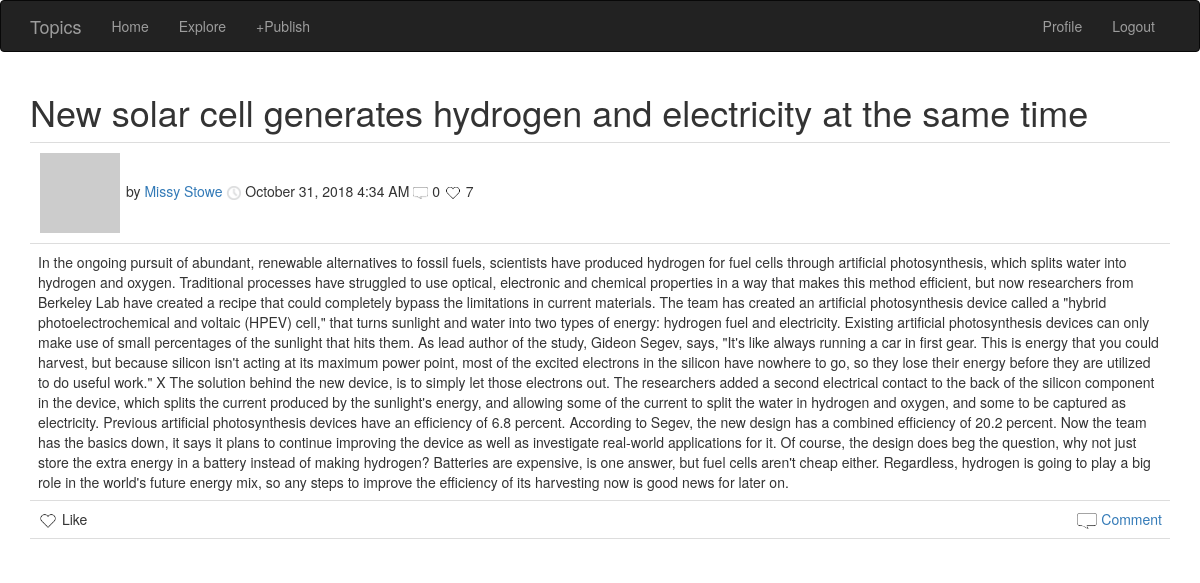
Page /post/2 (signed in) on the earlier database version.
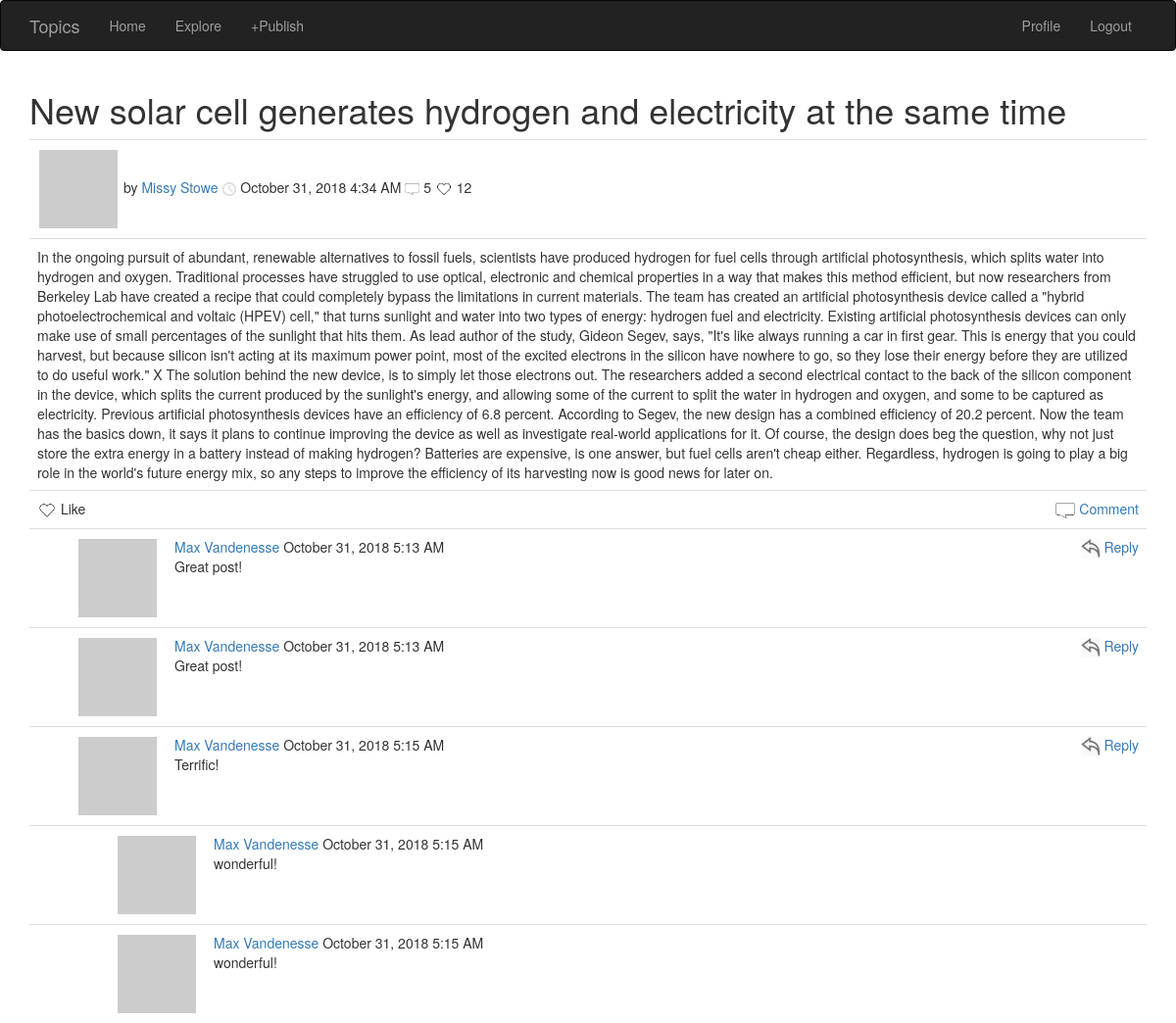
Same page on the later database version.
### app/models.py (models this page shows, shortened)
class Post(db.Model):
    id = db.Column(db.Integer, primary_key=True)
    title = db.Column(db.String(500))
    body = db.Column(db.String(50000))
    timestamp = db.Column(db.DateTime, index=True, default=datetime.utcnow)
    user_id = db.Column(db.Integer, db.ForeignKey('user.id'))
    comments = db.relationship('Comment', backref='post', lazy='dynamic')
    replies = db.relationship('Reply', backref='post', lazy='dynamic')
    number_of_comments = db.Column(db.Integer)
    likes = db.Column(db.Integer)
    tags = db.Column(db.String(500))

class User(UserMixin, db.Model):
    id = db.Column(db.Integer, primary_key=True)
    username = db.Column(db.String(64), index=True, unique=True)
    email = db.Column(db.String(120), index=True, unique=True)
    password_hash = db.Column(db.String(128))
    posts = db.relationship('Post', backref='author', lazy='dynamic')
    comments = db.relationship('Comment', backref='author', lazy='dynamic')
    replies = db.relationship('Reply', backref='author', lazy='dynamic')
    about_me = db.Column(db.String(140))
    last_seen = db.Column(db.DateTime, default=datetime.utcnow)
    number_of_posts = db.Column(db.Integer)
    followed = db.relationship(
        'User',
        secondary=followers,
        primaryjoin=(followers.c.follower_id == id),
        secondaryjoin=(followers.c.followed_id == id),
        backref=db.backref('followers', lazy='dynamic'),
        lazy='dynamic')
    def avatar(self, size):
        digest = md5(self.email.lower().encode('utf-8')).hexdigest()
        return 'https://www.gravatar.com/avatar/{}?d=identicon&s={}'.format(
            digest, size)

class Comment(db.Model):
    id = db.Column(db.Integer, primary_key=True)
    body = db.Column(db.String(140))
    timestamp = db.Column(db.DateTime, index=True, default=datetime.utcnow)
    user_id = db.Column(db.Integer, db.ForeignKey('user.id'))
    post_id = db.Column(db.Integer, db.ForeignKey('post.id'))
    replies = db.relationship('Reply', backref='comment', lazy='dynamic')

class Reply(db.Model):
    id = db.Column(db.Integer, primary_key=True)
    body = db.Column(db.String(140))
    timestamp = db.Column(db.DateTime, index=True, default=datetime.utcnow)
    user_id = db.Column(db.Integer, db.ForeignKey('user.id'))
    post_id = db.Column(db.Integer, db.ForeignKey('post.id'))
    comment_id = db.Column(db.Integer, db.ForeignKey('comment.id'))

### app/routes.py (the view, shortened to what this page needs)
@app.route('/post/<id>', methods=['GET', 'POST'])
@login_required
def post(id):
    post = Post.query.filter_by(id=id).first()
    likeForm = LikeForm()
    commentForm = CommentForm()
    replyForm = ReplyForm()
    if likeForm.validate_on_submit():
        post.increment_likes()
        db.session.commit()
        likeForm.like.data = ''
        flash('Your like is now live!')
    return render_template(
        "post.html",
        title='Post',
        post=post,
        likeForm=likeForm,
        commentForm=commentForm,
        replyForm=replyForm,
        commentId=commentId)

### app/forms.py
class LikeForm(FlaskForm):
    like = SubmitField('Like')

class CommentForm(FlaskForm):
    comment = TextAreaField(
        '', validators=[DataRequired(), Length(min=1, max=140)])
    submit = SubmitField('Comment')

### app/models.py (called while the page is built)
@login.user_loader
def load_user(id):
    return User.query.get(int(id))

### app/routes.py (called while the page is built)
@app.before_request
def before_request():
    if current_user.is_authenticated:
        current_user.last_seen = datetime.utcnow()
        db.session.commit()

### app/templates/post.html (shortened to what this page needs)
{% extends "base.html" %} {% import 'bootstrap/wtf.html' as wtf %} {% block app_content %}
<table class="table table-hover">
    <h1>
        {{post.title}}
    </h1>
    <tr>
        <td>
            <img style="margin:2px !important;" src="{{ post.author.avatar(30) }}" />
            by
            <a href="{{ url_for('user', username=post.author.username) }}">
                {{ post.author.username }}</a>
            <img width="15px" src="/static/images/clock.png"> {{moment(post.timestamp).format('LLL') }}
            <img width="15px" src="/static/images/comment.png"> {{post.number_of_comments}}
            <img width="18px" src="/static/images/heart3.png"> {{post.likes}}</td>
    </tr>
    <tr>
        <td>
            <body.lead>
                {{ post.body }}
            </body.lead>
        </td>
    </tr>
    <tr>
        <td>
            <span class="replyClick">
                <form action="" method="post" novalidate>
                    <img width="20px" src="/static/images/heart3.png"> {{likeForm.like(class_="likeButton")}}
                </form>
            </span>
            <span class="commentClick">
                <a href="#" onclick="toggle_visibility('addComment');">
                    <img width="20px" src="/static/images/comment.png"> Comment
                </a>
            </span>
        </td>
    </tr>
    <tr>
        {% for comment in post.comments %} {% include '_comment.html' %} {% endfor %}
    </tr>
    <td>
    </td>
</table>
{% endblock %}

### app/templates/base.html (shortened to what this page needs)
{% extends 'bootstrap/base.html' %}  {% block navbar %}
<link rel=" stylesheet " href="{{ url_for( 'static', filename='css/style.css' ) }} ">
<nav class="navbar navbar-inverse">
    <div class="container">
        <div class="navbar-header">
            <a class="navbar-brand" href="{{ url_for('index') }}">Topics</a>
            <div class="collapse navbar-collapse" id="bs-example-navbar-collapse-1">
                <ul class="nav navbar-nav">
                    <li>
                        <a href="{{ url_for('index') }}">Home</a>
                    </li>
                    <li>
                        <a href="{{ url_for('explore') }}">Explore</a>
                    </li>
                    <li>
                        <a href="{{ url_for('publish') }}">+Publish</a>
                    </li>
                </ul>
                <ul class="nav navbar-nav navbar-right">
                    {% if current_user.is_anonymous %}
                    <li>
                        <a href="{{ url_for('login') }}">Login</a>
                    </li>
                    {% else %}
                    <li>
                        <a href="{{ url_for('user', username=current_user.username) }}">Profile</a>
                    </li>
                    <li>
                        <a href="{{ url_for('logout') }}">Logout</a>
                    </li>
                    {% endif %}
                </ul>
            </div>
        </div>
</nav>
{% endblock %} {% block content %}
<div class="container">
      {% block app_content
    %}{% endblock %}
</div>
{% block scripts %} {{ super() }} {{ moment.include_moment() }} {% endblock %} {% endblock %}

### app/templates/_comment.html (shortened to what this page needs)
<table class="table table-hover ">
    <tr>
        <td width="10px">
            <a class="comments" href="{{ url_for('user', username=comment.author.username) }}">
                <img style="margin:2px !important;" src="{{ comment.author.avatar(30) }}" />
            </a>
        </td>
        <td>
            <a href="{{ url_for('user', username=comment.author.username) }}">
                {{ comment.author.username }}
            </a>
            {{moment(comment.timestamp).format('LLL') }}
            <br> {{ comment.body }}
            <td align="right" id="reply">
                <a href="#" onclick="toggle_visibility('{{comment.id}}');">
                    <img width="20px" src="/static/images/reply2.jpg"> Reply
                </a>
            </td>
            <tr>
                {% for reply in comment.replies %} {% include '_replies.html' %} {% endfor %}
            </tr>
        </td>
    </tr>
</table>

### app/templates/_replies.html
<table class="table table-hover ">
    <tr>
        <td width="10px">
            <a class="replies" href="{{ url_for('user', username=reply.author.username) }}">
                <img style="margin:2px !important;" src="{{ reply.author.avatar(30) }}" />
            </a>
        </td>
        <td>
            <a href="{{ url_for('user', username=reply.author.username) }}">
                {{ reply.author.username }}
            </a>
            {{moment(reply.timestamp).format('LLL') }}
            <br> {{ reply.body }}
        </td>
    </tr>
</table>

### app/static/css/style.css (style rules this page uses)
.likeButton { background:none!important; color:inherit; border:none; padding:0!important; font: inherit; cursor: pointer; }
.container { display: flex !important; flex-flow: column !important; height: auto !important; }
.comments { margin-left: 40px; display: inline-block; }
.replies { margin-left: 80px; display: inline-block; }
.table { margin-bottom: 0; }
.replyClick { float: left; }
.commentClick { float: right; }

Differences in the rows shown:
changed Post "New solar cell generates hydrogen and electricity at the same time": number_of_comments "0" → "5"; likes "7" → "12"
added Comment: author.username "Max Vandenesse", timestamp "October 31, 2018 5:13 AM", body "Great post!"
added Comment: author.username "Max Vandenesse", timestamp "October 31, 2018 5:13 AM", body "Great post!"
added Comment: author.username "Max Vandenesse", timestamp "October 31, 2018 5:15 AM", body "Terrific!"
added Reply: author.username "Max Vandenesse", timestamp "October 31, 2018 5:15 AM", body "wonderful!"
added Reply: author.username "Max Vandenesse", timestamp "October 31, 2018 5:15 AM", body "wonderful!"
